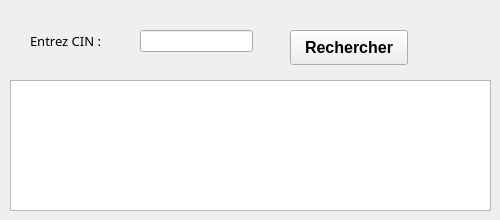
            <widget class="QWidget" name="tab_31">
             <attribute name="title">
              <string>Par CIN</string>
             </attribute>
             <widget class="QPushButton" name="pb_rech_cin">
              <property name="geometry">
               <rect>
                <x>290</x>
                <y>30</y>
                <width>118</width>
                <height>35</height>
               </rect>
              </property>
              <property name="font">
               <font>
                <family>Microsoft JhengHei UI</family>
                <pointsize>12</pointsize>
                <weight>75</weight>
                <bold>true</bold>
               </font>
              </property>
              <property name="text">
               <string>Rechercher</string>
              </property>
             </widget>
             <widget class="QLabel" name="label_75">
              <property name="geometry">
               <rect>
                <x>30</x>
                <y>30</y>
                <width>91</width>
                <height>21</height>
               </rect>
              </property>
              <property name="font">
               <font>
                <family>Segoe MDL2 Assets</family>
                <pointsize>10</pointsize>
               </font>
              </property>
              <property name="text">
               <string>Entrez CIN :</string>
              </property>
             </widget>
             <widget class="QLineEdit" name="rech_cin">
              <property name="geometry">
               <rect>
                <x>140</x>
                <y>30</y>
                <width>113</width>
                <height>22</height>
               </rect>
              </property>
             </widget>
             <widget class="QTableView" name="tab_rech_cin">
              <property name="geometry">
               <rect>
                <x>10</x>
                <y>80</y>
                <width>481</width>
                <height>131</height>
               </rect>
              </property>
             </widget>
            </widget>
